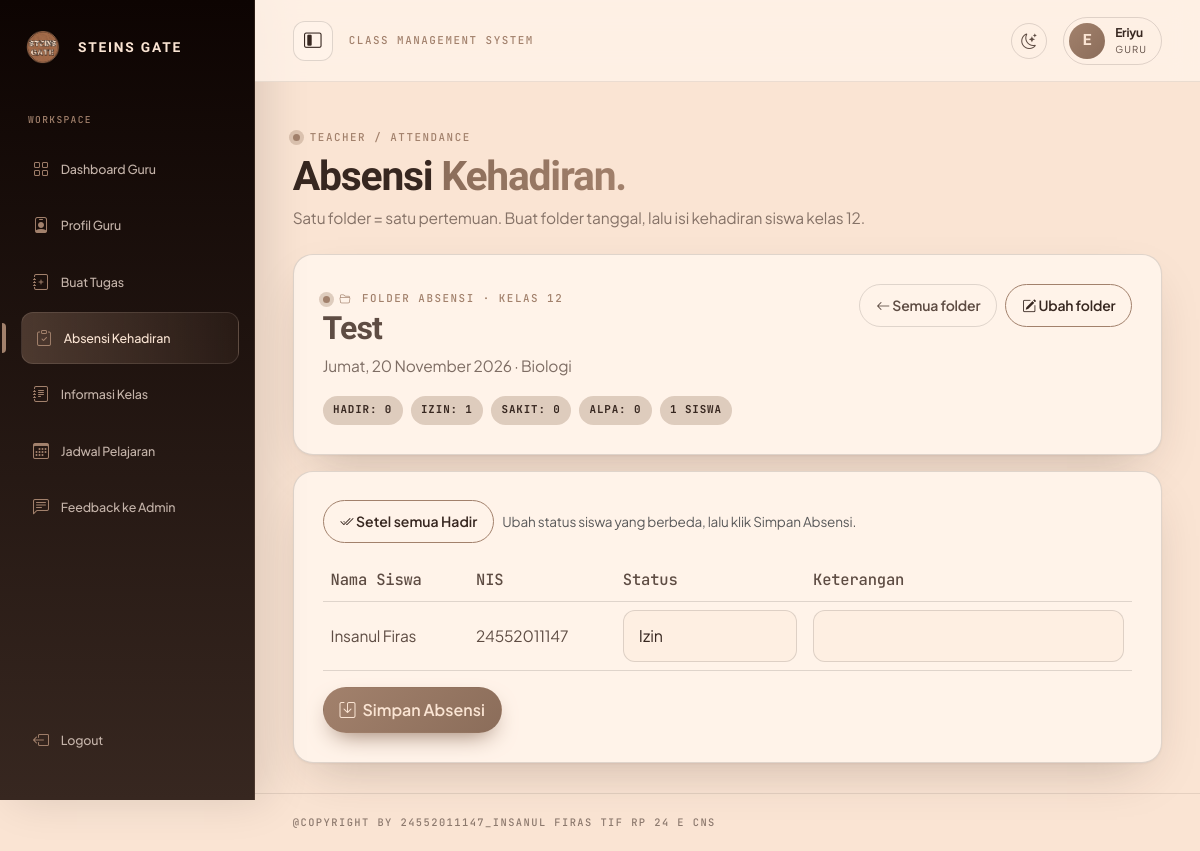
The page /guru/absensi.php?sesi=2 (signed in) on the database its author committed.
### tables this page shows
CREATE TABLE `guru` (
  `id` int(11) NOT NULL,
  `user_id` int(11) NOT NULL,
  `nama_lengkap` varchar(120) NOT NULL,
  `mata_pelajaran` varchar(100) NOT NULL,
  `nip` varchar(30) DEFAULT NULL,
  `jenis_kelamin` enum('Laki-laki','Perempuan') DEFAULT NULL,
  `no_wa` varchar(25) DEFAULT NULL,
  `alamat` text DEFAULT NULL,
  `foto_profil` varchar(255) DEFAULT NULL,
  `created_at` timestamp NULL DEFAULT current_timestamp(),
  `updated_at` timestamp NULL DEFAULT current_timestamp() ON UPDATE current_timestamp()
);

CREATE TABLE `absensi_sesi` (
  `id` int(11) NOT NULL,
  `guru_id` int(11) NOT NULL,
  `kelas` enum('10','11','12') NOT NULL,
  `tanggal` date NOT NULL,
  `hari` varchar(15) NOT NULL,
  `deskripsi` varchar(255) NOT NULL DEFAULT '',
  `created_at` timestamp NULL DEFAULT current_timestamp(),
  `updated_at` timestamp NULL DEFAULT current_timestamp() ON UPDATE current_timestamp()
);

CREATE TABLE `absensi` (
  `id` int(11) NOT NULL,
  `sesi_id` int(11) NOT NULL,
  `guru_id` int(11) NOT NULL,
  `siswa_id` int(11) NOT NULL,
  `tanggal` date NOT NULL,
  `kelas` enum('10','11','12') NOT NULL,
  `status` enum('Hadir','Izin','Sakit','Alpa') NOT NULL DEFAULT 'Hadir',
  `keterangan` varchar(255) DEFAULT NULL,
  `created_at` timestamp NULL DEFAULT current_timestamp(),
  `updated_at` timestamp NULL DEFAULT current_timestamp() ON UPDATE current_timestamp()
);

CREATE TABLE `siswa` (
  `id` int(11) NOT NULL,
  `user_id` int(11) DEFAULT NULL,
  `nis` varchar(30) NOT NULL,
  `nama_lengkap` varchar(120) NOT NULL,
  `jenis_kelamin` enum('Laki-laki','Perempuan') NOT NULL,
  `no_wa` varchar(25) NOT NULL,
  `alamat` text NOT NULL,
  `foto_profil` varchar(255) DEFAULT NULL,
  `angkatan` varchar(20) NOT NULL,
  `kelas` enum('10','11','12') DEFAULT NULL,
  `jabatan` varchar(60) DEFAULT 'Anggota',
  `created_at` timestamp NULL DEFAULT current_timestamp(),
  `updated_at` timestamp NULL DEFAULT current_timestamp() ON UPDATE current_timestamp()
);

### includes/guru_helpers.php (called while the page is built, shortened)
<?php
function guru_kelas(PDO $pdo, int $guruId): array {
    $st = $pdo->prepare("SELECT kelas FROM guru_kelas WHERE guru_id = ? ORDER BY kelas");
    $st->execute([$guruId]);
    return array_map('strval', $st->fetchAll(PDO::FETCH_COLUMN));
}

### includes/akademik_helpers.php (called while the page is built, shortened)
<?php
function hari_indonesia(string $tanggal): string {
    $nama = ['Minggu', 'Senin', 'Selasa', 'Rabu', 'Kamis', 'Jumat', 'Sabtu'];
    $ts = strtotime($tanggal);
    return $ts ? $nama[(int)date('w', $ts)] : '';
}
function bulan_indonesia(): array {
    return [1 => 'Januari', 2 => 'Februari', 3 => 'Maret', 4 => 'April', 5 => 'Mei', 6 => 'Juni',
            7 => 'Juli', 8 => 'Agustus', 9 => 'September', 10 => 'Oktober', 11 => 'November', 12 => 'Desember'];
}
function tanggal_panjang(string $tanggal): string {
    $ts = strtotime($tanggal);
    return hari_indonesia($tanggal) . ', ' . (int)date('j', $ts) . ' ' . bulan_indonesia()[(int)date('n', $ts)] . ' ' . date('Y', $ts);
}

### guru/absensi.php (the view, shortened to what this page needs)
<?php
require_once __DIR__ . '/../config/database.php';
require_once __DIR__ . '/../includes/functions.php';
require_once __DIR__ . '/../includes/guru_helpers.php';
require_once __DIR__ . '/../includes/akademik_helpers.php';
$u = current_user();
$q = $pdo->prepare("SELECT id, mata_pelajaran FROM guru WHERE user_id=?");
$q->execute([$u['id']]);
$guru = $q->fetch();
$guruId = (int)$guru['id'];
$myKelas = guru_kelas($pdo, $guruId);
$statusList = ['Hadir', 'Izin', 'Sakit', 'Alpa'];
$self = BASE_URL . '/guru/absensi.php';
$error = '';
function ambil_sesi(PDO $pdo, int $id, int $guruId, array $myKelas): ?array {
    $st = $pdo->prepare("SELECT * FROM absensi_sesi WHERE id=? AND guru_id=?");
    $st->execute([$id, $guruId]);
    $row = $st->fetch();
    return ($row && in_array((string)$row['kelas'], $myKelas, true)) ? $row : null;
}
$view = 'list';
$sesi = null;
if (isset($_GET['sesi'])) {
    $sesi = ambil_sesi($pdo, (int)$_GET['sesi'], $guruId, $myKelas);
    if ($sesi) $view = 'folder';
    elseif ($error === '') $error = 'Folder absensi tidak ditemukan atau kelasnya tidak lagi Anda ajar.';
}
$students = [];
$ringkas = array_fill_keys($statusList, 0);
if ($view === 'folder') {
    $st = $pdo->prepare("SELECT s.id, s.nis, s.nama_lengkap, a.status, a.keterangan
                         FROM siswa s LEFT JOIN absensi a ON a.siswa_id=s.id AND a.sesi_id=?
                         WHERE s.kelas=? ORDER BY s.nama_lengkap");
    $st->execute([(int)$sesi['id'], $sesi['kelas']]);
    $students = $st->fetchAll();
    foreach ($students as $s) if (isset($ringkas[$s['status']])) $ringkas[$s['status']]++;
}
include __DIR__ . '/../includes/dashboard_page_start.php';
?>
<div class="page-heading"><div><div class="section-kicker">TEACHER / ATTENDANCE</div><h1>Absensi <em>Kehadiran.</em></h1>
    <p><?= $myKelas ? 'Satu folder = satu pertemuan. Buat folder tanggal, lalu isi kehadiran siswa kelas ' . e(implode(', ', $myKelas)) . '.' : 'Kelas ajar Anda belum ditetapkan oleh Admin.' ?></p></div></div>
<?php if (!$myKelas): ?>
    <div class="alert alert-warning"><i class="bi bi-info-circle me-2"></i>Anda belum ditetapkan mengajar di kelas mana pun, sehingga belum bisa mengisi absensi. Hubungi Admin untuk menetapkan kelas ajar Anda.</div>
<?php elseif ($view === 'folder'): ?>
<div class="sg-panel mb-3">
    <div class="d-flex justify-content-between align-items-start flex-wrap gap-3">
        <div>
            <div class="section-kicker"><i class="bi bi-folder2-open"></i> FOLDER ABSENSI · KELAS <?= e($sesi['kelas']) ?></div>
            <h2 class="mb-1"><?= e($sesi['deskripsi']) ?></h2>
            <p class="mb-0 muted-copy"><?= e(tanggal_panjang($sesi['tanggal'])) ?> · <?= e($guru['mata_pelajaran']) ?></p>
        </div>
        <div class="d-flex flex-wrap gap-2">
            <a class="btn btn-sm btn-outline-secondary" href="<?= $self ?>"><i class="bi bi-arrow-left"></i> Semua folder</a>
            <a class="btn btn-sm btn-outline-brown" href="<?= $self ?>?edit=<?= (int)$sesi['id'] ?>"><i class="bi bi-pencil-square"></i> Ubah folder</a>
        </div>
    </div>
    <div class="absen-summary mt-3">
        <?php foreach ($statusList as $s): ?><span class="sg-badge"><?= e($s) ?>: <?= (int)$ringkas[$s] ?></span><?php endforeach; ?>
        <span class="sg-badge"><?= count($students) ?> siswa</span>
    </div>
</div>
<div class="sg-panel">
    <?php if (!$students): ?>
        <p class="muted-copy mb-0">Belum ada siswa yang ditetapkan ke kelas ini oleh Admin.</p>
    <?php else: ?>
        <form method="post">
            <div class="d-flex flex-wrap gap-2 align-items-center mb-3">
                <button type="button" class="btn btn-sm btn-outline-brown" id="semuaHadir"><i class="bi bi-check2-all"></i> Setel semua Hadir</button>
                <small class="text-muted">Ubah status siswa yang berbeda, lalu klik Simpan Absensi.</small>
            </div>
            <div class="table-responsive"><table class="table align-middle">
                <thead><tr><th>Nama Siswa</th><th>NIS</th><th style="min-width:140px">Status</th><th>Keterangan</th></tr></thead>
                <tbody>
                <?php foreach ($students as $s): ?>
                    <tr>
                        <td><?= e($s['nama_lengkap']) ?></td>
                        <td><?= e($s['nis']) ?></td>
                        <td><select class="form-select custom-input status-select" name="status[<?= (int)$s['id'] ?>]">
                            <?php foreach ($statusList as $v): ?><option <?= ($s['status'] ?? 'Hadir') === $v ? 'selected' : '' ?>><?= $v ?></option><?php endforeach; ?>
                        </select></td>
                        <td><input class="form-control custom-input" name="keterangan[<?= (int)$s['id'] ?>]" maxlength="255" value="<?= e($s['keterangan'] ?? '') ?>"></td>
                    </tr>
                <?php endforeach; ?>
                </tbody>
            </table></div>
            <button class="btn btn-brown"><i class="bi bi-save me-1"></i> Simpan Absensi</button>
        </form>
    <?php endif; ?>
</div>
<?php endif; ?>
<?php include __DIR__ . '/../includes/dashboard_page_end.php'; ?>

### assets/css/style.css (style rules this page uses)
:root { --taupe: #A2816C; --medium: #8B6D5A; --brown: #5E4C43; --dark: #372720; --outline: #0D0402; --cream: #FAE4D3; --warm: #C4B3A9; --bg: #FAE4D3; --surface: #fff3e9; --text: #5E4C43; --heading: #372720; --line: rgba(13, 4, 2, .13); --shadow: 0 18px 50px rgba(55, 39, 32, .08); }
* { box-sizing: border-box; }
html { scroll-behavior: smooth; }
body { margin: 0; font-family: 'Manrope', sans-serif; background: var(--bg); color: var(--text); transition: background .25s ease, color .25s ease; }
a { color: inherit; text-decoration: none; }
.btn-brown { border: 1px solid var(--medium); border-radius: 4px; background: var(--medium); color: var(--cream); }
.btn-outline-brown { border: 1px solid var(--medium); border-radius: 4px; color: var(--text); }
.eyebrow, .section-kicker { display: block; font-size: .68rem; font-weight: 700; letter-spacing: .2em; }
.muted-copy { color: var(--text); opacity: .8; line-height: 1.8; }
.custom-input { padding: 12px; border: 1px solid var(--line); border-radius: 3px; background: var(--bg); color: var(--text); }

### assets/css/dashboard-pages.css (style rules this page uses)
.page-heading { display:flex;justify-content:space-between;align-items:flex-end;gap:1rem;margin-bottom:1.5rem }
.page-heading h1 { font-family:'Playfair Display',serif;font-size:clamp(2rem,4vw,3rem);margin:.25rem 0;color:var(--text,#372720) }
.page-heading p { margin:0;color:var(--muted,#8B6D5A) }
.sg-panel,.sg-card { background:var(--card,#fffaf5);border:1px solid rgba(94,76,67,.14);border-radius:18px;padding:1.2rem;box-shadow:0 8px 24px rgba(55,39,32,.04) }
.sg-badge { display:inline-block;padding:.35rem .65rem;border-radius:999px;background:#FAE4D3;color:#5E4C43;font-size:.75rem;font-weight:700 }
:root { --sg-radius: 20px; --sg-glass: rgba(255, 243, 233, .82); }
body { font-family: 'Manrope', sans-serif; letter-spacing: -.012em; }
h1,h2,h3,h4,.dash-welcome,.page-heading h1 { font-family: 'DM Serif Display', serif; letter-spacing: -.025em; }
.dash-stat,.dash-panel,.sg-panel,.sg-card { border-radius: var(--sg-radius); border-color: rgba(94,76,67,.13); box-shadow: 0 14px 40px rgba(55,39,32,.065); }
.btn-brown,.btn-outline-brown,.btn-outline-secondary { border-radius: 11px; padding: 10px 16px; font-weight: 800; transition: .2s ease; }
.btn-brown { box-shadow: 0 8px 18px rgba(94,76,67,.16); }
.custom-input { border-radius: 10px; padding: 12px 14px; }
.page-heading { align-items: center; }
.page-heading h1 { font-size: clamp(2.5rem, 5vw, 3.8rem); }
.sg-panel { padding: clamp(1.1rem, 2.5vw, 1.8rem); }
.sg-panel .btn { border-radius: 10px; }
.sg-panel form .custom-input { min-height: 44px; }
.absen-summary { display: flex; flex-wrap: wrap; gap: .5rem; }

### rows shown on the page
guru: id.kelas "12", id.deskripsi "Test", id.tanggal "Jumat, 20 November 2026", mata_pelajaran "Biologi"
absensi: siswa.nama_lengkap "Insanul Firas", siswa.nis "24552011147", status+siswa "Izin"

### other values the page prints
substr($namaUser, 0, 1) "E"
$namaUser "Eriyu"
$role "GURU"
implode(', ', $myKelas) "12"
$s "HADIR"
$ringkas[$s] "0"
$s "IZIN"
$ringkas[$s] "1"
$s "SAKIT"
$s "ALPA"
count($students) "1"
COPYRIGHT_TEXT "@COPYRIGHT BY 24552011147_INSANUL FIRAS TIF RP 24 E CNS"
